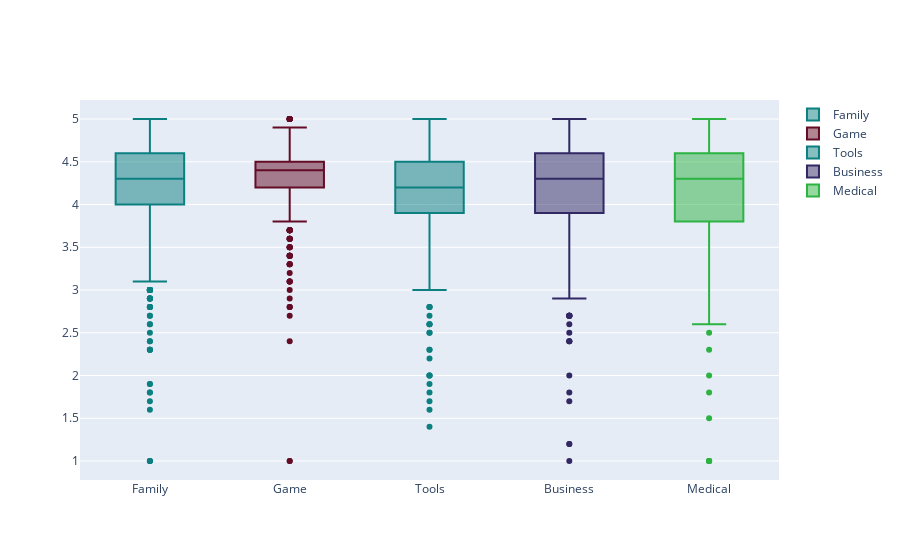

The notebook cell saved with this chart:
### Code cell
#Boxplot for Top 5 Categories with the most number of Apps
df=pd.DataFrame(data)
print(df.Category.value_counts().sort_values(ascending=False).nlargest(5))

df_family = df[df.Category=='FAMILY']
df_game = df[df.Category=='GAME']
df_tools = df[df.Category=='TOOLS']
df_business = df[df.Category=='BUSINESS']
df_medical = df[df.Category=='MEDICAL']

box1 = go.Box(
                y= df_family.Rating,
                name= 'Family',
                marker = dict(color = 'rgb(12, 128, 128)'))
box2 = go.Box(
                y= df_game.Rating,
                name= 'Game',
                marker = dict(color = 'rgb(100, 12, 38)'))
box3 = go.Box(
                y= df_tools.Rating,
                name= 'Tools',
                marker = dict(color = 'rgb(12, 128, 128)'))
box4 = go.Box(
                y= df_business.Rating,
                name= 'Business',
                marker = dict(color = 'rgb(50, 40, 100)'))
box5 = go.Box(
                y= df_medical.Rating,
                name= 'Medical',
                marker = dict(color = 'rgb(45, 179, 66)'))

data_boxes = [box1,box2,box3,box4,box5]
configure_plotly_browser_state()
iplot(data_boxes)

### Figure 1 — Plotly figure (JSON) as saved in the notebook; plotly's stock layout.template omitted (floating-point values rounded to 4 significant figures; data arrays with more than 128 entries replaced by an {"elided": "..."} marker saying what was removed)
{"data": [{"marker": {"color": "rgb(12, 128, 128)"}, "y": {"elided": "1025 float values"}, "type": "box", "name": "Family"}, {"marker": {"color": "rgb(100, 12, 38)"}, "y": {"elided": "587 float values"}, "type": "box", "name": "Game"}, {"marker": {"color": "rgb(12, 128, 128)"}, "y": {"elided": "557 float values"}, "type": "box", "name": "Tools"}, {"marker": {"color": "rgb(50, 40, 100)"}, "y": {"elided": "315 float values"}, "type": "box", "name": "Business"}, {"marker": {"color": "rgb(45, 179, 66)"}, "y": {"elided": "314 float values"}, "type": "box", "name": "Medical"}], "layout": {}}
